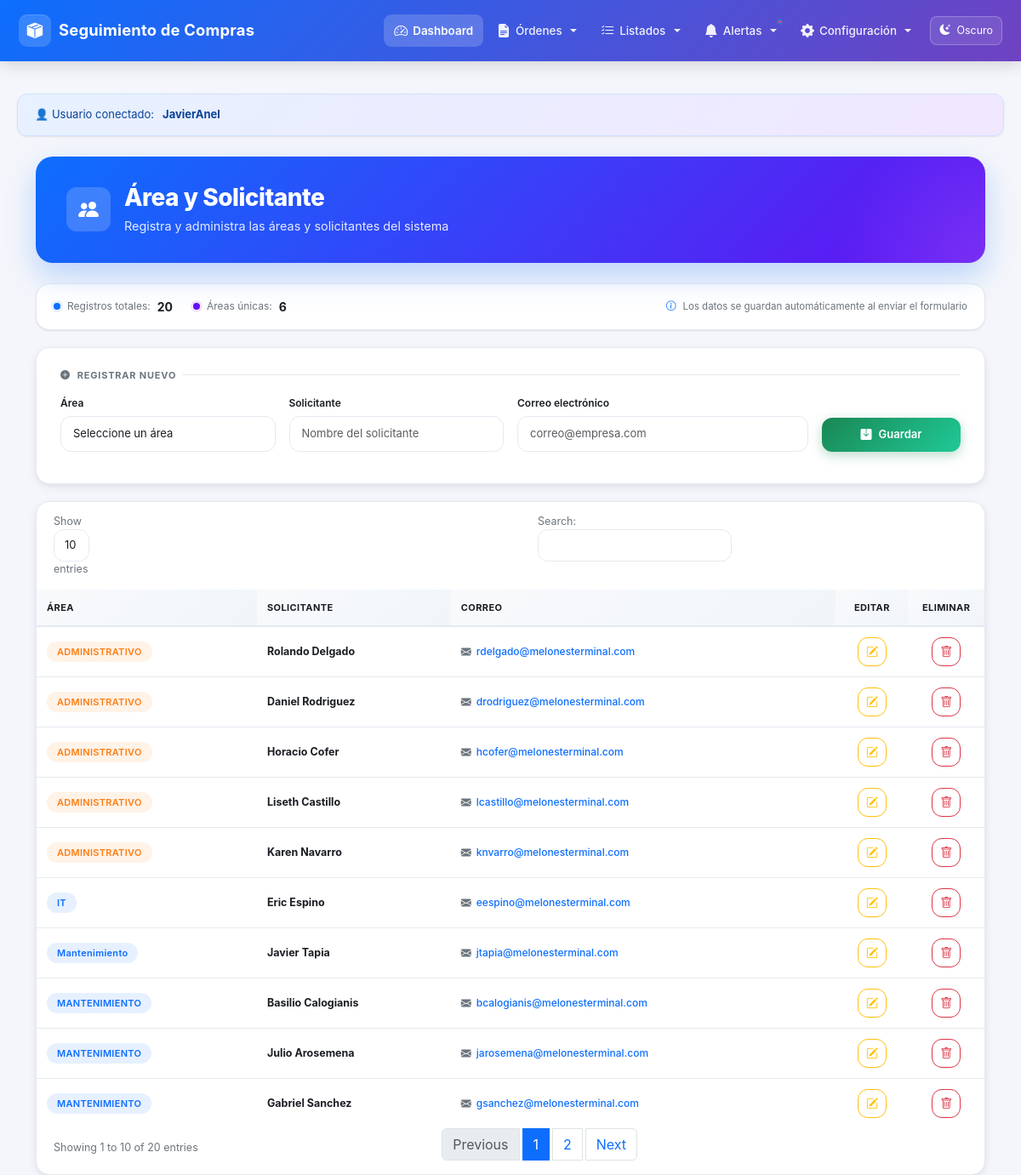
Page /view/area_solicitante.php (signed in) on the committed database.
### tables this page shows
CREATE TABLE `area_solicitante` (
  `id` int(11) NOT NULL AUTO_INCREMENT,
  `area` varchar(100) NOT NULL,
  `solicitante` varchar(100) NOT NULL,
  `correo` varchar(100) NOT NULL,
  PRIMARY KEY (`id`)
);

### view/area_solicitante.php (the view, shortened to what this page needs)
<?php
echo '<div class="user-banner">
    👤 Usuario conectado:
    <strong>' . htmlspecialchars($_SESSION['nombre']) . '</strong>
</div>';
include '../php/conexion.php';
include '../includes/navbar.php';
$total_registros = 0;
$r = $con->query("SELECT COUNT(*) AS total FROM area_solicitante");
if ($r) $total_registros = (int)($r->fetch_assoc()['total'] ?? 0);
$total_areas = 0;
$r = $con->query("SELECT COUNT(DISTINCT area) AS total FROM area_solicitante");
if ($r) $total_areas = (int)($r->fetch_assoc()['total'] ?? 0);
?>
<div class="container main-content mt-4">
    <div class="page-header animate-in">
        <div class="d-flex align-items-center gap-3">
            <div class="header-icon">
                <i class="bi bi-people-fill"></i>
            </div>
            <div>
                <h2>Área y Solicitante</h2>
                <p class="subtitle mb-0">
                    Registra y administra las áreas y solicitantes del sistema
                </p>
            </div>
        </div>
    </div>
    <div class="action-bar animate-in delay-1">
        <div class="stats">
            <div class="stat-item">
                <span class="stat-dot"></span>
                <span>Registros totales:</span>
                <strong><?= $total_registros ?></strong>
            </div>
            <div class="stat-item">
                <span class="stat-dot purple"></span>
                <span>Áreas únicas:</span>
                <strong><?= $total_areas ?></strong>
            </div>
        </div>
        <div class="stat-item" style="font-size: 11.5px;">
            <i class="bi bi-info-circle text-primary"></i>
            <span>Los datos se guardan automáticamente al enviar el formulario</span>
        </div>
    </div>
    <div class="form-card animate-in delay-2">
        <div class="form-card-title">
            <i class="bi bi-plus-circle-fill"></i> Registrar nuevo
        </div>
        <form method="POST">
            <div class="row g-3 align-items-end">
                <div class="col-md-3">
                    <label class="form-label">Área</label>
                    <select name="area" class="form-select" required>
                        <option value="">Seleccione un área</option>
                    </select>
                </div>
                <div class="col-md-3">
                    <label class="form-label">Solicitante</label>
                    <input type="text" name="solicitante" class="form-control"
                           placeholder="Nombre del solicitante" required>
                </div>
                <div class="col-md-4">
                    <label class="form-label">Correo electrónico</label>
                    <input type="email" name="correo" class="form-control"
                           placeholder="correo@empresa.com" required>
                </div>
                <div class="col-md-2">
                    <button type="submit" class="btn-save">
                        <i class="bi bi-save-fill"></i>
                        Guardar
                    </button>
                </div>
            </div>
        </form>
    </div>
    <div class="table-wrapper animate-in delay-3">
        <div class="table-responsive">
            <table id="tablaAreaSolicitante" class="table table-modern table-hover align-middle">
                <thead>
                    <tr>
                        <th>Área</th>
                        <th>Solicitante</th>
                        <th>Correo</th>
                        <th class="text-center" style="width: 100px;">Editar</th>
                        <th class="text-center" style="width: 100px;">Eliminar</th>
                    </tr>
                </thead>
                <tbody>
                    <?php
                    $result = $con->query("SELECT * FROM area_solicitante ORDER BY id DESC");
                    if ($result && $result->num_rows > 0):
                        while ($row = $result->fetch_assoc()):
                            $area_lower = strtolower($row['area']);
                            $area_class = 'badge-area';
                            if (strpos($area_lower, 'mantenimiento') !== false)   $area_class .= ' mantenimiento';
                            elseif (strpos($area_lower, 'operaciones') !== false) $area_class .= ' operaciones';
                            elseif (strpos($area_lower, 'pmo') !== false)         $area_class .= ' pmo';
                            elseif (strpos($area_lower, 'administra') !== false)  $area_class .= ' administracion';
                            elseif (strpos($area_lower, 'it') !== false)          $area_class .= ' it';
                            elseif (strpos($area_lower, 'seguridad') !== false)   $area_class .= ' seguridad';
                    ?>
                        <tr>
                            <td>
                                <span class="<?= $area_class ?>">
                                    <?= htmlspecialchars($row['area']) ?>
                                </span>
                            </td>
                            <td>
                                <strong><?= htmlspecialchars($row['solicitante']) ?></strong>
                            </td>
                            <td>
                                <span class="email-cell">
                                    <i class="bi bi-envelope-fill"></i>
                                    <a href="mailto:<?= htmlspecialchars($row['correo']) ?>">
                                        <?= htmlspecialchars($row['correo']) ?>
                                    </a>
                                </span>
                            </td>
                            <td class="text-center">
                                <button class="btn btn-sm btn-outline-warning btn-action"
                                        title="Editar"
                                        data-bs-toggle="modal"
                                        data-bs-target="#modalEditar"
                                        data-id="<?= htmlspecialchars($row['id']) ?>"
                                        data-area="<?= htmlspecialchars($row['area']) ?>"
                                        data-solicitante="<?= htmlspecialchars($row['solicitante']) ?>"
                                        data-correo="<?= htmlspecialchars($row['correo']) ?>">
                                    <i class="bi bi-pencil-square"></i>
                                </button>
                            </td>
                            <td class="text-center">
                                <button class="btn btn-sm btn-outline-danger btn-action"
                                        title="Eliminar"
                                        data-bs-toggle="modal"
                                        data-bs-target="#modalEliminar"
                                        data-id="<?= htmlspecialchars($row['id']) ?>"
                                        data-solicitante="<?= htmlspecialchars($row['solicitante']) ?>">
                                    <i class="bi bi-trash"></i>
                                </button>
                            </td>
                        </tr>
                    <?php
                        endwhile;
                    endif; ?>
                </tbody>
            </table>
        </div>
    </div>
</div>
<?php include '../includes/footer.php'; ?>
</body>
</html>

### includes/navbar.php (shortened to what this page needs)
<!DOCTYPE html>
<html lang="es">
<head>
    <link
        href="https://cdn.jsdelivr.net/npm/bootstrap@5.3.3/dist/css/bootstrap.min.css"
        rel="stylesheet"
    >
    <link
        href="https://cdn.jsdelivr.net/npm/bootstrap-icons@1.11.3/font/bootstrap-icons.css"
        rel="stylesheet"
    >
</head>
<body>
<nav
    class="navbar navbar-expand-lg navbar-dark navbar-custom fixed-top"
>
    <div class="container-fluid">
        <a
            class="navbar-brand"
            href="/compras/seguimiento/index.php"
        >
            <span class="logo-icon">
                <i class="bi bi-box-seam-fill"></i>
            </span>
            <span>
                Seguimiento de Compras
            </span>
        </a>
        <div
            class="collapse navbar-collapse"
            id="menuNav"
        >
            <ul
                class="navbar-nav ms-auto align-items-lg-center"
            >
                <li class="nav-item">
                    <a
                        class="nav-link active"
                        href="/compras/seguimiento/index.php"
                    >
                        <i class="bi bi-speedometer2"></i>
                        Dashboard
                    </a>
                </li>
                <li class="nav-item dropdown">
                    <a
                        class="nav-link dropdown-toggle"
                        href="#"
                        id="ordenesDropdown"
                        role="button"
                        data-bs-toggle="dropdown"
                        aria-expanded="false"
                    >
                        <i class="bi bi-file-earmark-text-fill"></i>
                        Órdenes
                    </a>
                </li>
                <li class="nav-item dropdown">
                    <a
                        class="nav-link dropdown-toggle"
                        href="#"
                        id="listadosDropdown"
                        role="button"
                        data-bs-toggle="dropdown"
                        aria-expanded="false"
                    >
                        <i class="bi bi-list-check"></i>
                        Listados
                    </a>
                </li>
                <li class="nav-item dropdown">
                    <a
                        class="nav-link dropdown-toggle alertas-link"
                        href="#"
                        id="alertasDropdown"
                        role="button"
                        data-bs-toggle="dropdown"
                        aria-expanded="false"
                    >
                        <i class="bi bi-bell-fill"></i>
                        Alertas
                        <span class="alerta-indicador"></span>
                    </a>
                </li>
                <li class="nav-item dropdown">
                    <a
                        class="nav-link dropdown-toggle"
                        href="#"
                        id="configuracionDropdown"
                        role="button"
                        data-bs-toggle="dropdown"
                        aria-expanded="false"
                    >
                        <i class="bi bi-gear-fill"></i>
                        Configuración
                    </a>
                </li>
                <li class="nav-item ms-lg-2 mt-2 mt-lg-0">
                    <button
                        id="toggleTheme"
                        type="button"
                        class="btn"
                    >
                        <i class="bi bi-moon-stars-fill me-1"></i>
                        <span id="themeText">
                            Oscuro
                        </span>
                    </button>
                </li>
            </ul>
        </div>
    </div>
</nav>

### includes/footer.php (shortened to what this page needs)
</body>
</html>

### includes/navbar.php (style rules this page uses)
:root { --navbar-primary: #0d6efd; --navbar-secondary: #6f42c1; --navbar-hover: rgba(255, 255, 255, 0.12); --navbar-active: rgba(255, 255, 255, 0.18); --body-bg: #f5f7fb; }
body { font-family: 'Poppins', sans-serif; background-color: var(--body-bg); padding-top: 78px; font-size: 13px; transition: background-color 0.3s ease, color 0.3s ease; }
.navbar-custom { min-height: 72px; background: linear-gradient( 135deg, var(--navbar-primary), var(--navbar-secondary) ); box-shadow: 0 4px 18px rgba(0, 0, 0, 0.15); backdrop-filter: blur(10px); }
.navbar-custom .container-fluid { padding-left: 22px; padding-right: 22px; }
.navbar-custom .navbar-brand { display: flex; align-items: center; gap: 9px; font-size: 1.15rem; font-weight: 700; color: #ffffff; letter-spacing: 0.2px; white-space: nowrap; transition: transform 0.2s ease, opacity 0.2s ease; }
.logo-icon { width: 38px; height: 38px; display: flex; align-items: center; justify-content: center; border-radius: 10px; background: rgba(255, 255, 255, 0.16); box-shadow: inset 0 1px 0 rgba(255,255,255,0.15); font-size: 1.15rem; }
.navbar-custom .nav-link { position: relative; display: flex; align-items: center; gap: 6px; color: rgba(255, 255, 255, 0.92); font-size: 0.84rem; font-weight: 500; padding: 9px 12px !important; margin: 0 2px; border-radius: 9px; transition: background-color 0.2s ease, color 0.2s ease, transform 0.2s ease; }
.navbar-custom .nav-link.active { color: #ffffff; background-color: var(--navbar-active); font-weight: 600; }
.navbar-custom .nav-link i { font-size: 1rem; }
.alertas-link { position: relative; }
.alerta-indicador { position: absolute; top: 5px; right: 5px; width: 7px; height: 7px; background-color: #ff4d4f; border-radius: 50%; border: 2px solid rgba(13, 110, 253, 0.8); }
#toggleTheme { border: 1px solid rgba(255,255,255,0.25); background: rgba(255,255,255,0.10); color: #ffffff; border-radius: 8px; font-size: 0.78rem; padding: 7px 10px; transition: background-color 0.2s ease, transform 0.2s ease; }

### rows in the picture
area_solicitante: area "Mantenimiento", solicitante "Javier Tapia", correo "jtapia@melonesterminal.com"
area_solicitante: area "MANTENIMIENTO", solicitante "Basilio Calogianis", correo "bcalogianis@melonesterminal.com"
area_solicitante: area "ADMINISTRATIVO", solicitante "Rolando Delgado", correo "rdelgado@melonesterminal.com"
area_solicitante: area "MANTENIMIENTO", solicitante "Julio Arosemena", correo "jarosemena@melonesterminal.com"
area_solicitante: area "ADMINISTRATIVO", solicitante "Daniel Rodriguez", correo "drodriguez@melonesterminal.com"
area_solicitante: area "ADMINISTRATIVO", solicitante "Horacio Cofer", correo "hcofer@melonesterminal.com"
area_solicitante: area "IT", solicitante "Eric Espino", correo "eespino@melonesterminal.com"
area_solicitante: area "ADMINISTRATIVO", solicitante "Liseth Castillo", correo "lcastillo@melonesterminal.com"
area_solicitante: area "MANTENIMIENTO", solicitante "Gabriel Sanchez", correo "gsanchez@melonesterminal.com"
area_solicitante: area "ADMINISTRATIVO", solicitante "Karen Navarro", correo "knvarro@melonesterminal.com"

### other values in the picture
$_SESSION['nombre'] "JavierAnel"
$total_registros "20"
$total_areas "6"
